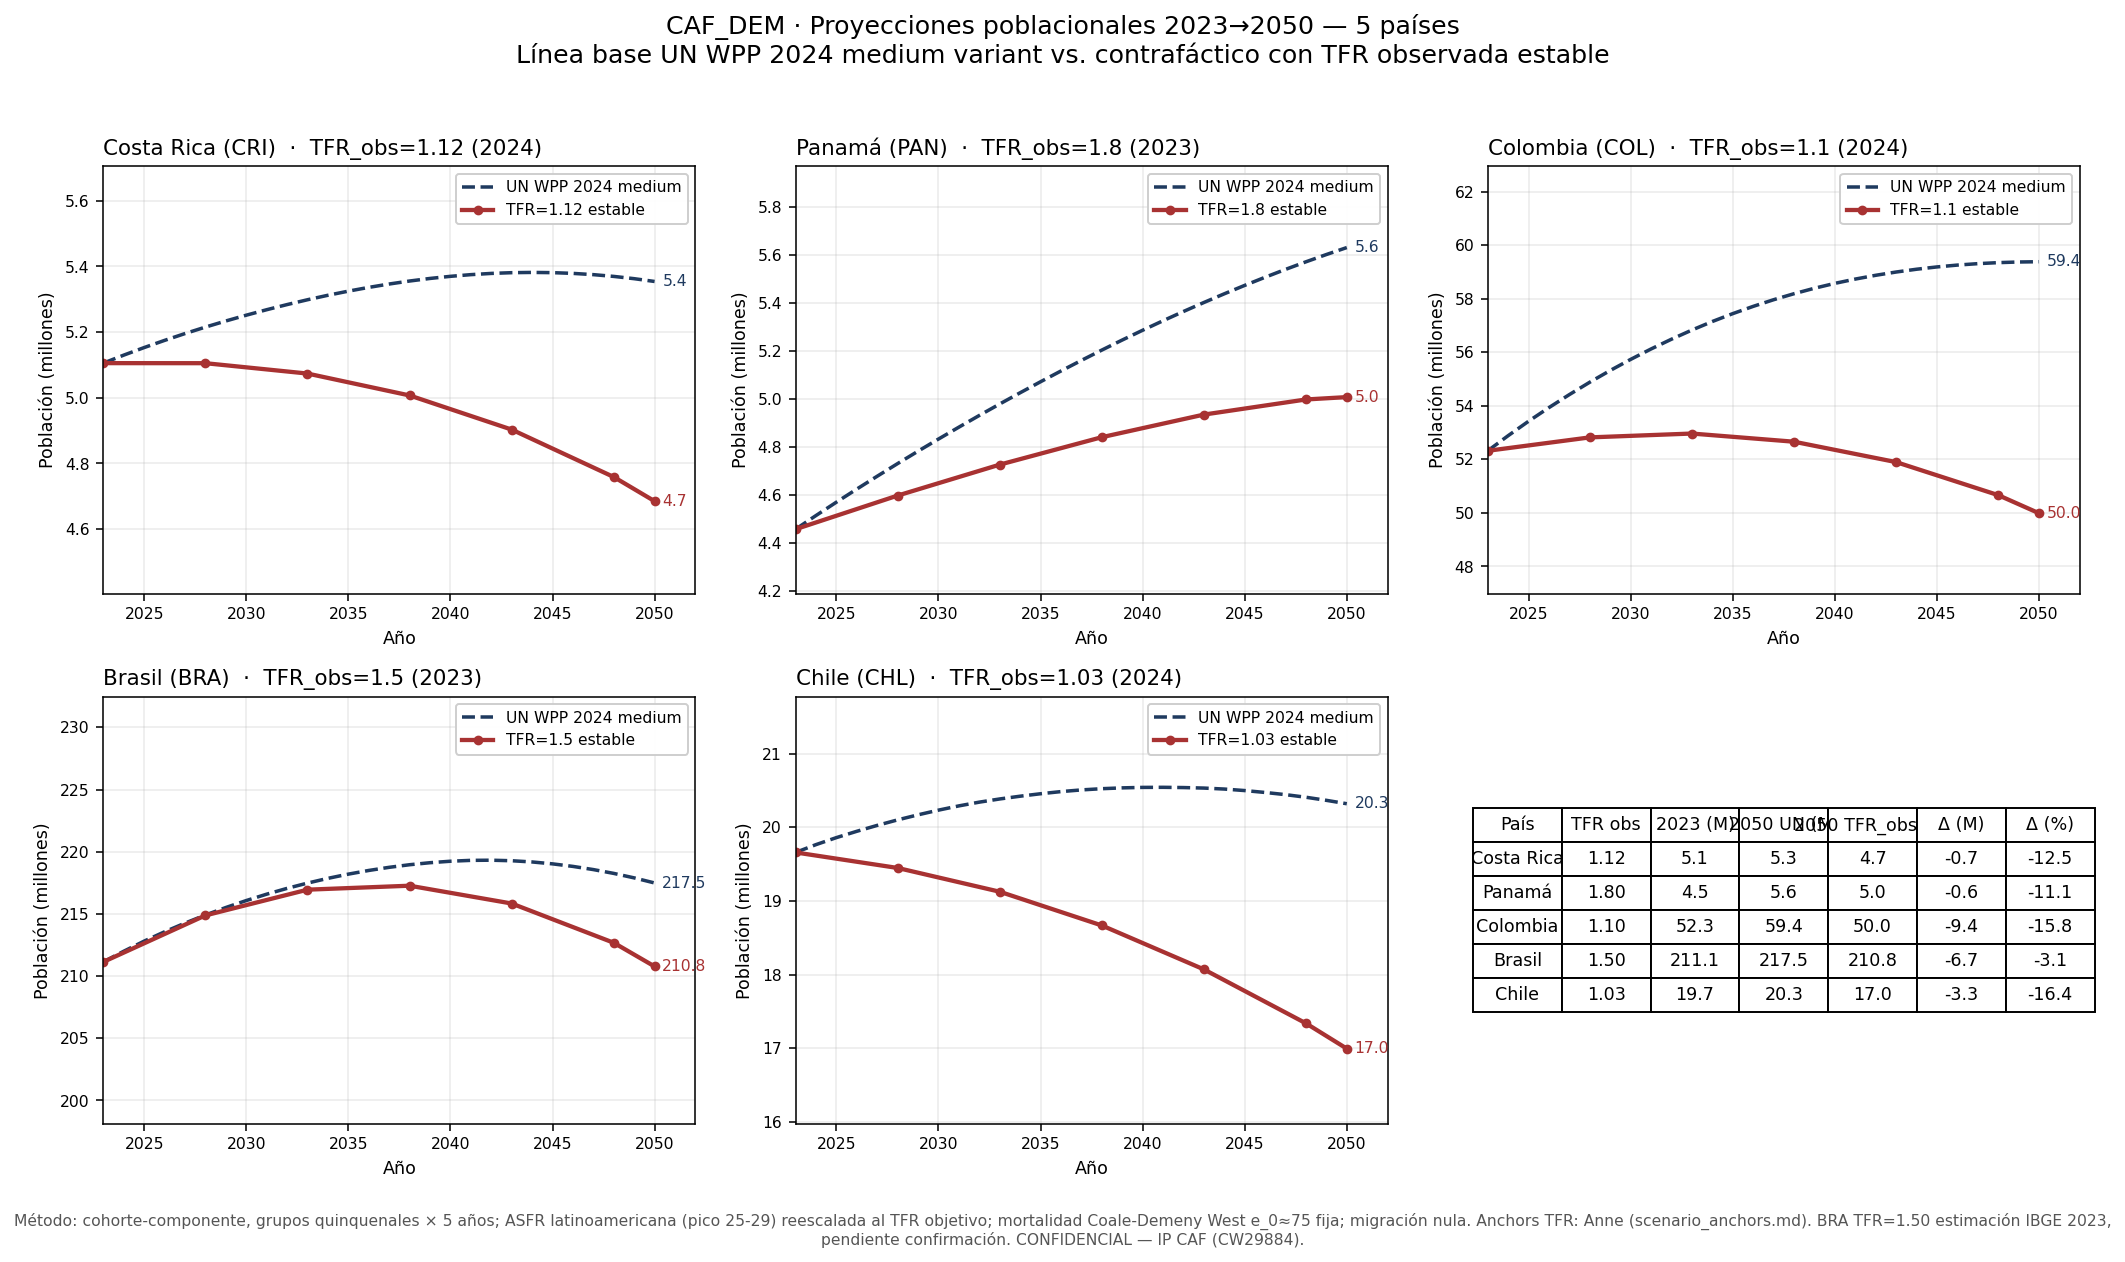

Write Python code to recreate this figure.
"""
CAF_DEM — Proyecciones poblacionales 2023→2050 bajo dos escenarios de TFR.

Para cada uno de los 5 países CAF_DEM no-mexicanos (CRI, PAN, COL, BRA, CHL):
- Línea base: UN WPP 2024 medium variant (publicada).
- Contrafáctico: TFR observada reciente, mantenida estable hasta 2050.

Mexico no está incluido aquí — ver _crossrefs/corpus/demographics/country/MEX/
para el ejercicio análogo de México (artefacto de práctica, no CAF IP).

Insumos:
- Pirámides 2023 por grupo quinquenal de edad: OWID (population-by-five-year-age-group),
  derivada de UN WPP 2024.
- TFR observada por país (anchors de scenario_anchors.md cuando disponibles):
    CRI 1.12 — INEC Costa Rica, Indicadores demográficos 2024 (nov 2025)
    PAN 1.80 — INEC Panamá / Contraloría, Estadísticas Vitales 2023 (ene 2025)
    COL 1.10 — DANE, EEVV Nacimientos 2024pr (mar 2025)
    BRA 1.50 — IBGE estimación 2023 (no source-pinned por Anne; revisar)
    CHL 1.03 — INE Chile, Estadísticas Vitales Provisional 2024 (may 2025)
- Línea base UN WPP: OWID (population-long-run-with-projections).

Método (idéntico al ejercicio MEX salvo país):
- Cohorte-componente, grupos quinquenales × pasos de 5 años (2023→2048),
  interpolación lineal a 2050.
- Distribución ASFR: forma latinoamericana típica con pico en 25-29,
  reescalada para que 5×sum(ASFR) = TFR objetivo.
- Mortalidad: Coale-Demeny "West" e_0 ≈ 75 fija para todos los países y todos
  los años (simplificación; las e_0 reales varían CHL 81 > CRI 80 > PAN 78 >
  COL 77 > BRA 76; el sesgo agregado en población total a 2050 es del orden
  de ±2-3%).
- Migración: cero (simplificación; UN supone flujos netos negativos en
  varios de estos países, sobre todo MEX y CRI).
- Razón de sexos al nacer: 1.05 (49% niñas).

Salidas (mismas carpetas):
- proj_TFR_stable_5countries.png — panel 2×3 (5 países + tabla).
- proj_TFR_stable_5countries_summary.csv — tabla a 2050.

Ejecutar desde el env dalila:
    ~/miniforge3/envs/dalila/bin/python proj_TFR_stable_5countries.py

CONFIDENCIAL — IP CAF (Anexo A del contrato CW29884).
"""

import io
from pathlib import Path
import urllib.request

import matplotlib.pyplot as plt
import numpy as np
import pandas as pd

HERE = Path(__file__).parent
OUT_PNG = HERE / "proj_TFR_stable_5countries.png"
OUT_CSV = HERE / "proj_TFR_stable_5countries_summary.csv"

OWID_5YR = "https://ourworldindata.org/grapher/population-by-five-year-age-group.csv"
OWID_LONG = "https://ourworldindata.org/grapher/population-long-run-with-projections.csv"

AGE_LABELS = [
    "0-4", "5-9", "10-14", "15-19", "20-24", "25-29", "30-34",
    "35-39", "40-44", "45-49", "50-54", "55-59", "60-64", "65-69",
    "70-74", "75-79", "80-84", "85-89", "90-94", "95-99", "100+",
]
N_AGES = len(AGE_LABELS)

# Stylized 5-year cohort survival ratios (Coale-Demeny "West" at e_0 ≈ 75).
SURVIVAL = np.array([
    0.985, 0.997, 0.997, 0.995, 0.993, 0.992, 0.991, 0.989, 0.984, 0.978,
    0.969, 0.954, 0.929, 0.890, 0.832, 0.745, 0.620, 0.470, 0.300, 0.150,
    0.050,
])
BIRTH_TO_AGE_0_4 = 0.97

# Latin America-typical ASFR shape (per woman per year by 5-yr age group,
# 15-19 ... 45-49). Will be rescaled per country to match its target TFR.
ASFR_SHAPE = np.array([0.045, 0.090, 0.110, 0.090, 0.060, 0.020, 0.005])
ASFR_FERTILE_START = 3
ASFR_FERTILE_END = 10

FEMALE_SHARE = 0.5

# Five non-Mexico CAF_DEM countries with their realistic observed TFRs.
COUNTRIES = [
    {
        "iso3": "CRI", "name": "Costa Rica",
        "tfr_obs": 1.12, "tfr_obs_year": 2024,
        "tfr_src": "INEC Costa Rica · Indicadores demográficos 2024 (nov 2025)",
    },
    {
        "iso3": "PAN", "name": "Panamá",
        "tfr_obs": 1.80, "tfr_obs_year": 2023,
        "tfr_src": "INEC Panamá / Contraloría · Estadísticas Vitales 2023 (ene 2025)",
    },
    {
        "iso3": "COL", "name": "Colombia",
        "tfr_obs": 1.10, "tfr_obs_year": 2024,
        "tfr_src": "DANE · Boletín EEVV Nacimientos 2024pr (mar 2025)",
    },
    {
        "iso3": "BRA", "name": "Brasil",
        "tfr_obs": 1.50, "tfr_obs_year": 2023,
        "tfr_src": "IBGE estimación 2023 (pendiente source-pin Anne)",
    },
    {
        "iso3": "CHL", "name": "Chile",
        "tfr_obs": 1.03, "tfr_obs_year": 2024,
        "tfr_src": "INE Chile · Boletín Estadísticas Vitales Provisional 2024 (may 2025)",
    },
]


def fetch_owid_csv(url: str) -> pd.DataFrame:
    print(f"Fetching {url} ...")
    with urllib.request.urlopen(url, timeout=60) as resp:
        return pd.read_csv(io.BytesIO(resp.read()))


def baseline_2023(df_5yr: pd.DataFrame, iso3: str) -> np.ndarray:
    rows = df_5yr[(df_5yr["Code"] == iso3) & (df_5yr["Year"] == 2023)]
    if rows.empty:
        raise ValueError(f"No 2023 row for {iso3}")
    age_cols = [c for c in df_5yr.columns if c not in ("Entity", "Code", "Year")][:N_AGES]
    pop = rows.iloc[0][age_cols].to_numpy(dtype=float)
    assert len(pop) == N_AGES
    return pop


def project_step(pop: np.ndarray, tfr: float) -> np.ndarray:
    asfr = ASFR_SHAPE * tfr / (5.0 * ASFR_SHAPE.sum())
    women = pop[ASFR_FERTILE_START:ASFR_FERTILE_END] * FEMALE_SHARE
    births = (asfr * women * 5.0).sum()

    new_pop = np.zeros_like(pop)
    new_pop[1:N_AGES] = pop[: N_AGES - 1] * SURVIVAL[: N_AGES - 1]
    new_pop[N_AGES - 1] += pop[N_AGES - 1] * SURVIVAL[N_AGES - 1]
    new_pop[0] = births * BIRTH_TO_AGE_0_4
    return new_pop


def project_trajectory(pop_2023: np.ndarray, tfr: float) -> tuple[list[int], np.ndarray]:
    years = [2023, 2028, 2033, 2038, 2043, 2048, 2050]
    totals = [pop_2023.sum()]
    pop = pop_2023.copy()
    for i in range(1, len(years)):
        step_yrs = years[i] - years[i - 1]
        if step_yrs == 5:
            pop = project_step(pop, tfr)
        else:
            pop_5 = project_step(pop, tfr)
            pop = pop + (step_yrs / 5.0) * (pop_5 - pop)
        totals.append(pop.sum())
    return years, np.array(totals)


def un_medium_trajectory(df_long: pd.DataFrame, iso3: str) -> pd.DataFrame:
    rows = df_long[df_long["Code"] == iso3].copy()
    proj_col = next(c for c in rows.columns if "projection" in c.lower())
    rows["pop"] = rows["Population"].combine_first(rows[proj_col])
    rows = rows[(rows["Year"] >= 2023) & (rows["Year"] <= 2050)][["Year", "pop"]]
    return rows.sort_values("Year").reset_index(drop=True)


def main():
    df_5yr = fetch_owid_csv(OWID_5YR)
    df_long = fetch_owid_csv(OWID_LONG)

    rows_summary = []

    fig, axes = plt.subplots(2, 3, figsize=(15, 9))
    axes = axes.flatten()

    for i, c in enumerate(COUNTRIES):
        ax = axes[i]
        iso3, name = c["iso3"], c["name"]
        tfr_obs, tfr_year, tfr_src = c["tfr_obs"], c["tfr_obs_year"], c["tfr_src"]

        pop_2023 = baseline_2023(df_5yr, iso3)
        pop_2023_m = pop_2023.sum() / 1e6

        years_cf, totals_cf = project_trajectory(pop_2023, tfr_obs)
        totals_cf_m = totals_cf / 1e6

        un = un_medium_trajectory(df_long, iso3)
        un_m = un["pop"].to_numpy() / 1e6

        cf_2050 = totals_cf_m[-1]
        un_2050 = un_m[-1]
        gap_m = un_2050 - cf_2050
        gap_pct = gap_m / un_2050 * 100

        rows_summary.append({
            "iso3": iso3, "name": name,
            "tfr_obs": tfr_obs, "tfr_year": tfr_year, "tfr_src": tfr_src,
            "pop_2023_M": round(pop_2023_m, 2),
            "pop_2050_UN_medium_M": round(un_2050, 2),
            "pop_2050_TFR_obs_stable_M": round(cf_2050, 2),
            "gap_M": round(gap_m, 2),
            "gap_pct": round(gap_pct, 1),
        })

        ax.plot(un["Year"], un_m, color="#1f3a5f", linewidth=1.8, linestyle="--",
                label="UN WPP 2024 medium")
        ax.plot(years_cf, totals_cf_m, color="#a83232", linewidth=2.2, marker="o", markersize=4,
                label=f"TFR={tfr_obs} estable")

        ax.set_title(f"{name} ({iso3})  ·  TFR_obs={tfr_obs} ({tfr_year})",
                     fontsize=11, loc="left")
        ax.set_xlabel("Año", fontsize=9)
        ax.set_ylabel("Población (millones)", fontsize=9)
        ax.tick_params(labelsize=8)
        ax.set_xlim(2023, 2052)

        ymin = min(min(totals_cf_m), min(un_m))
        ymax = max(max(totals_cf_m), max(un_m))
        ax.set_ylim(ymin * 0.94, ymax * 1.06)

        ax.annotate(f"{un_2050:.1f}", xy=(2050, un_2050), xytext=(4, 0),
                    textcoords="offset points", ha="left", va="center",
                    fontsize=8, color="#1f3a5f")
        ax.annotate(f"{cf_2050:.1f}", xy=(2050, cf_2050), xytext=(4, 0),
                    textcoords="offset points", ha="left", va="center",
                    fontsize=8, color="#a83232")
        ax.grid(alpha=0.25)
        ax.legend(loc="best", fontsize=8, framealpha=0.95)

    # Sixth panel: summary table
    ax_tbl = axes[5]
    ax_tbl.axis("off")
    df_summary = pd.DataFrame(rows_summary)
    table_data = [["País", "TFR obs", "2023 (M)", "2050 UN (M)", f"2050 TFR_obs (M)", "Δ (M)", "Δ (%)"]]
    for r in rows_summary:
        table_data.append([
            f"{r['name']}",
            f"{r['tfr_obs']:.2f}",
            f"{r['pop_2023_M']:.1f}",
            f"{r['pop_2050_UN_medium_M']:.1f}",
            f"{r['pop_2050_TFR_obs_stable_M']:.1f}",
            f"{-r['gap_M']:+.1f}",
            f"{-r['gap_pct']:+.1f}",
        ])
    tbl = ax_tbl.table(cellText=table_data[1:], colLabels=table_data[0],
                      loc="center", cellLoc="center")
    tbl.auto_set_font_size(False)
    tbl.set_fontsize(9)
    tbl.scale(1.05, 1.5)

    fig.suptitle(
        "CAF_DEM · Proyecciones poblacionales 2023→2050 — 5 países\n"
        "Línea base UN WPP 2024 medium variant vs. contrafáctico con TFR observada estable",
        fontsize=13)
    fig.text(
        0.5, 0.005,
        "Método: cohorte-componente, grupos quinquenales × 5 años; ASFR latinoamericana (pico 25-29) reescalada al TFR objetivo; "
        "mortalidad Coale-Demeny West e_0≈75 fija; migración nula. Anchors TFR: Anne (scenario_anchors.md). "
        "BRA TFR=1.50 estimación IBGE 2023, pendiente confirmación. CONFIDENCIAL — IP CAF (CW29884).",
        ha="center", fontsize=8, color="#555", wrap=True)

    plt.tight_layout(rect=[0, 0.04, 1, 0.96])
    fig.savefig(OUT_PNG, dpi=140, bbox_inches="tight")
    print(f"\nWrote {OUT_PNG}")

    df_summary.to_csv(OUT_CSV, index=False)
    print(f"Wrote {OUT_CSV}")

    print("\n=== Resumen 2050 ===")
    for r in rows_summary:
        print(f"  {r['name']:12s} (TFR={r['tfr_obs']:.2f}): "
              f"UN={r['pop_2050_UN_medium_M']:6.1f}M  "
              f"TFR_obs={r['pop_2050_TFR_obs_stable_M']:6.1f}M  "
              f"gap={r['gap_M']:+.1f}M ({r['gap_pct']:+.1f}%)")


if __name__ == "__main__":
    main()
